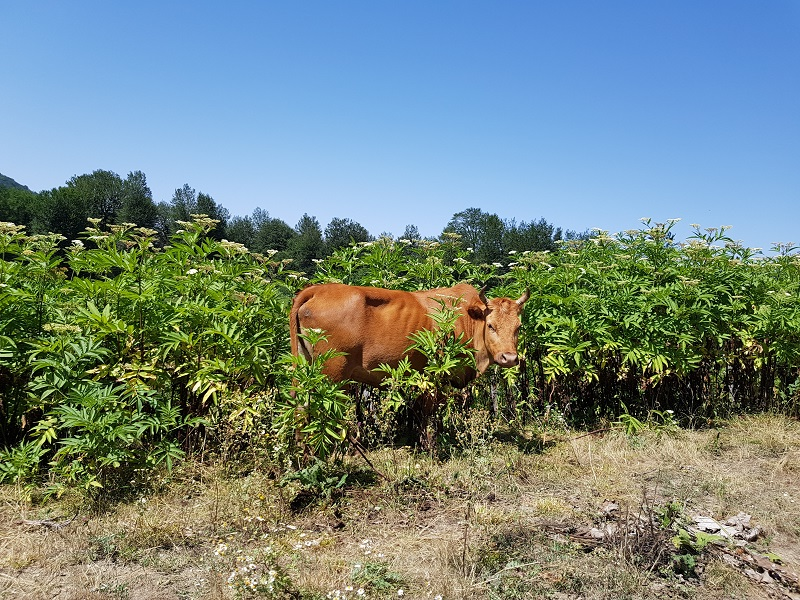
#> input picture data/images/input.jpg, 800 x 600 px
$ jupyter execute --allow-errors linear_bright_contrast.ipynb
#> lines starting #> are read from the running program, lines starting #| are printed output that depends on the picture
[cell 1]
import numpy as np
import cv2
import matplotlib.pyplot as plt

[cell 2]
import matplotlib.pyplot as plt
img = cv2.imread('../data/images/input.jpg')
#> img is the input picture: shape (600, 800, 3); mean B, G, R 128.9, 134.4, 116.5

alpha = 1.5
beta = -50

new_image = cv2.convertScaleAbs(img, alpha=alpha, beta=beta)
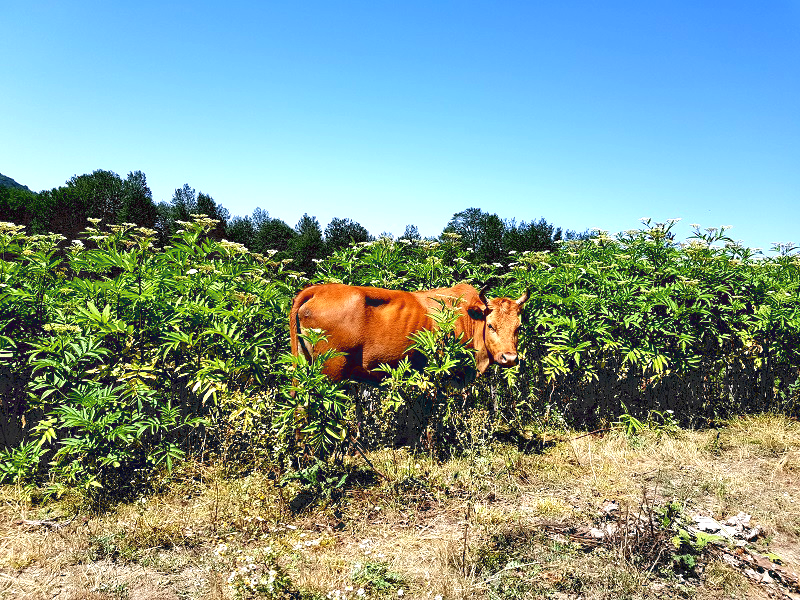
#> new_image: shape (600, 800, 3); mean B, G, R 143.7, 154.7, 129

plt.figure(figsize=(20, 5))
plt.subplot(121);plt.imshow(img[... , ::-1]);plt.title('Orginal')
plt.subplot(122);plt.imshow(new_image[..., ::-1]);plt.title('Output')
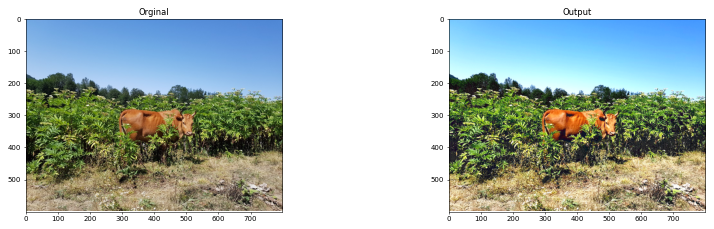
#> figure drawn by matplotlib, 2 panels

[cell 3]
gamma = 0.4

img_original = cv2.imread("../data/images/room-light.jpg")
lookUpTable = np.empty((1,256), np.uint8)

for i in range(256):
    lookUpTable[0,i] = np.clip(pow(i / 255.0, gamma) * 255.0, 0, 255)
#> (the rest of this cell did not finish here and is left out)
